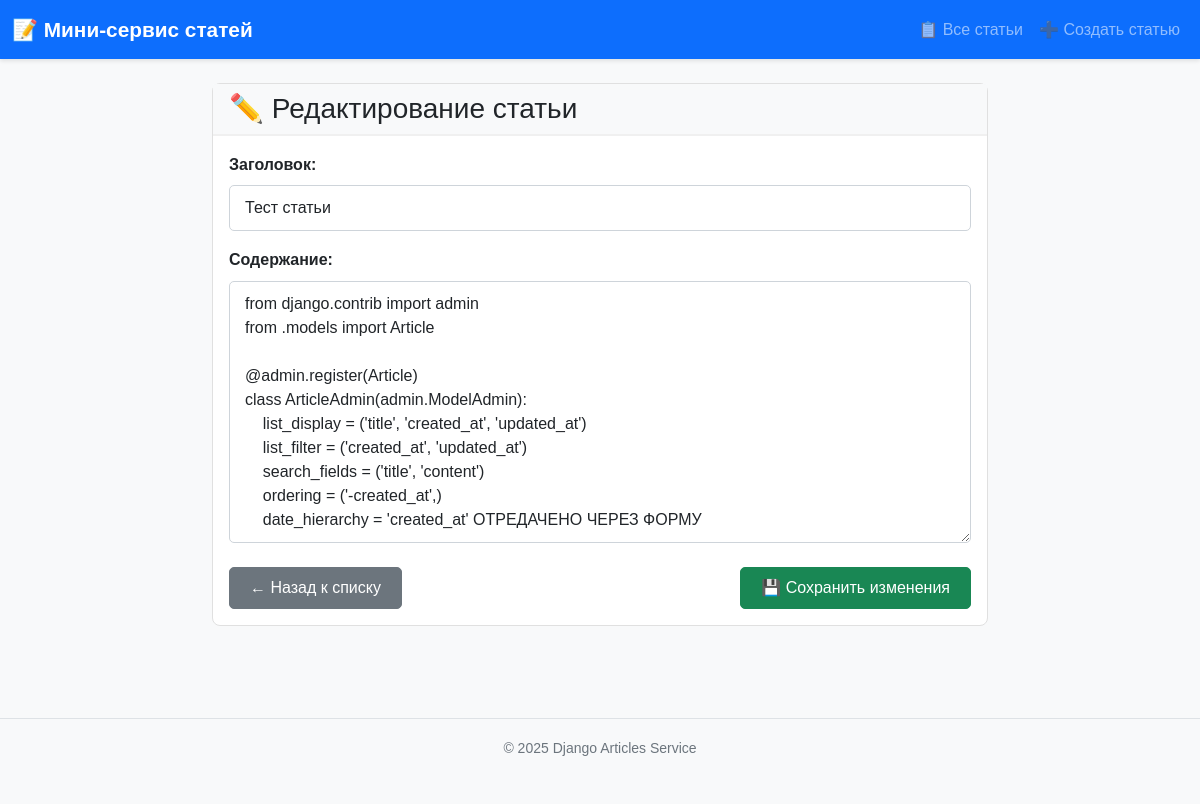
Screenshot of /articles/1/edit/ with the database file from the repository.
### articles/models.py (models this page shows, shortened)
class Article(models.Model):
    title = models.CharField(max_length=200, verbose_name="Заголовок")
    content = models.TextField(verbose_name="Содержание")
    created_at = models.DateTimeField(default=timezone.now, verbose_name="Дата создания")
    updated_at = models.DateTimeField(auto_now=True, verbose_name="Дата обновления")
    class Meta:
        ordering = ['-created_at']
        verbose_name = "Статья"
        verbose_name_plural = "Статьи"

### articles/views.py (the view, shortened to what this page needs)
# urls.py: path('<int:pk>/edit/', views.ArticleUpdateView.as_view(), name='article_edit'),
class ArticleUpdateView(UpdateView):
    model = Article
    form_class = ArticleForm
    template_name = 'articles/article_form.html'

### articles/forms.py
class ArticleForm(forms.ModelForm):
    class Meta:
        model = Article
        fields = ['title', 'content']
    title = forms.CharField(
        widget=forms.TextInput(attrs={
            'class': 'form-control',
            'id': 'id_title',
            'placeholder': 'Введите заголовок статьи'
        }),
        label='Заголовок'
    )
    content = forms.CharField(
        widget=forms.Textarea(attrs={
            'class': 'form-control',
            'id': 'id_content',
            'rows': 10,
            'placeholder': 'Введите содержание статьи'
        }),
        label='Содержание'
    )

### templates/articles/article_form.html (shortened to what this page needs)
{% extends 'base.html' %}
{% block content %}
<div class="row justify-content-center">
    <div class="col-lg-8">
        <div class="card">
            <div class="card-header bg-light">
                <h3 class="mb-0">
                    {% if form.instance.pk %}
                    ✏️ Редактирование статьи
                    {% else %}
                    ➕ Создание новой статьи
                    {% endif %}
                </h3>
            </div>
            <div class="card-body">
                <form method="post">
                    <div class="mb-3">
                        <label for="id_title" class="form-label">
                            <strong>Заголовок:</strong>
                        </label>
                        <input type="text"
                               name="title"
                               id="id_title"
                               class="form-control"
                               value="{{ form.title.value|default:'' }}"
                               placeholder="Введите заголовок статьи"
                               required>
                    </div>
                    <div class="mb-4">
                        <label for="id_content" class="form-label">
                            <strong>Содержание:</strong>
                        </label>
                        <textarea name="content"
                                  id="id_content"
                                  class="form-control"
                                  rows="10"
                                  placeholder="Введите содержание статьи"
                                  required>{{ form.content.value|default:'' }}</textarea>
                    </div>
                    <div class="d-flex justify-content-between mt-4">
                        <a href="{% url 'article_list' %}" class="btn btn-secondary">
                            ← Назад к списку
                        </a>
                        <button type="submit" class="btn btn-success">
                            {% if form.instance.pk %}
                            💾 Сохранить изменения
                            {% else %}
                            ✅ Создать статью
                            {% endif %}
                        </button>
                    </div>
                </form>
            </div>
        </div>
    </div>
</div>
{% endblock %}

### static/css/styles.css (style rules this page uses)
:root { --primary-color: #2c3e50; --secondary-color: #3498db; --success-color: #27ae60; --light-bg: #f8f9fa; }
body { background-color: var(--light-bg); font-family: 'Arial', sans-serif; line-height: 1.6; padding-bottom: 50px; }
.card { border: 1px solid #e0e0e0; border-radius: 8px; transition: all 0.3s ease; margin-bottom: 20px; }
.card-header { background-color: white; border-bottom: 2px solid #f0f0f0; font-weight: 600; }
.btn { border-radius: 5px; padding: 8px 20px; font-weight: 500; transition: all 0.3s ease; }
.form-control { border: 1px solid #ced4da; border-radius: 5px; padding: 10px 15px; font-size: 1rem; }

### rows the page displays
Article: title "Тест статьи", content "from django.contrib import admin from .models import Article @admin.register(Article) class ArticleAdmin(admin.ModelAdmin): list_display = ('title', 'created_at', 'updated_at') list_filter = ('created_at', 'updated_at') search_fields = ('title', 'content') ordering = ('-created_at',) date_hierarchy = 'created_at' ОТРЕДАЧЕНО ЧЕРЕЗ ФОРМУ"
